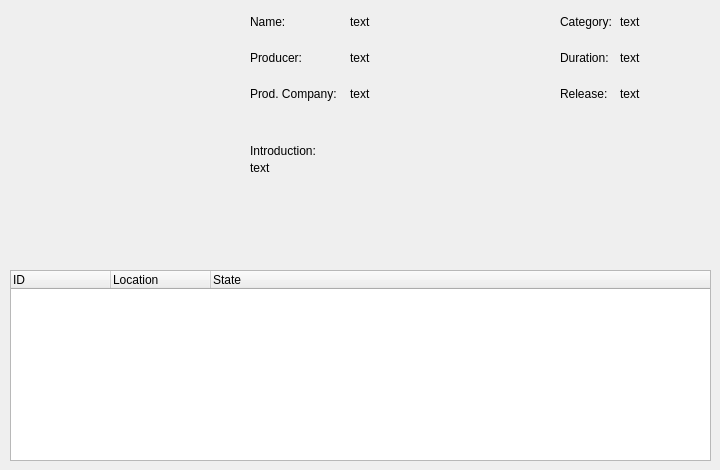
      <widget class="QWidget" name="page_6">
       <widget class="QLabel" name="movieImage">
        <property name="geometry">
         <rect>
          <x>10</x>
          <y>10</y>
          <width>221</width>
          <height>251</height>
         </rect>
        </property>
        <property name="text">
         <string/>
        </property>
       </widget>
       <widget class="QTreeWidget" name="movieStockTree">
        <property name="geometry">
         <rect>
          <x>10</x>
          <y>270</y>
          <width>701</width>
          <height>191</height>
         </rect>
        </property>
        <column>
         <property name="text">
          <string>ID</string>
         </property>
        </column>
        <column>
         <property name="text">
          <string>Location</string>
         </property>
        </column>
        <column>
         <property name="text">
          <string>State</string>
         </property>
        </column>
       </widget>
       <widget class="QLabel" name="movieProducerLabel">
        <property name="geometry">
         <rect>
          <x>350</x>
          <y>50</y>
          <width>171</width>
          <height>16</height>
         </rect>
        </property>
        <property name="text">
         <string>text</string>
        </property>
       </widget>
       <widget class="QLabel" name="label_66">
        <property name="geometry">
         <rect>
          <x>560</x>
          <y>86</y>
          <width>61</width>
          <height>16</height>
         </rect>
        </property>
        <property name="text">
         <string>Release:</string>
        </property>
       </widget>
       <widget class="QLabel" name="label_69">
        <property name="geometry">
         <rect>
          <x>250</x>
          <y>50</y>
          <width>61</width>
          <height>16</height>
         </rect>
        </property>
        <property name="text">
         <string>Producer:</string>
        </property>
       </widget>
       <widget class="QLabel" name="movieProductionCompanyLabel">
        <property name="geometry">
         <rect>
          <x>350</x>
          <y>86</y>
          <width>171</width>
          <height>16</height>
         </rect>
        </property>
        <property name="text">
         <string>text</string>
        </property>
       </widget>
       <widget class="QLabel" name="movieReleaseLabel">
        <property name="geometry">
         <rect>
          <x>620</x>
          <y>86</y>
          <width>91</width>
          <height>16</height>
         </rect>
        </property>
        <property name="text">
         <string>text</string>
        </property>
        <property name="alignment">
         <set>Qt::AlignLeading|Qt::AlignLeft|Qt::AlignVCenter</set>
        </property>
       </widget>
       <widget class="QLabel" name="movieNameLabel">
        <property name="geometry">
         <rect>
          <x>350</x>
          <y>14</y>
          <width>171</width>
          <height>16</height>
         </rect>
        </property>
        <property name="text">
         <string>text</string>
        </property>
       </widget>
       <widget class="QLabel" name="label_67">
        <property name="geometry">
         <rect>
          <x>560</x>
          <y>14</y>
          <width>61</width>
          <height>16</height>
         </rect>
        </property>
        <property name="text">
         <string>Category:</string>
        </property>
       </widget>
       <widget class="QLabel" name="label_65">
        <property name="geometry">
         <rect>
          <x>250</x>
          <y>86</y>
          <width>111</width>
          <height>16</height>
         </rect>
        </property>
        <property name="text">
         <string>Prod. Company:</string>
        </property>
       </widget>
       <widget class="QLabel" name="label_68">
        <property name="geometry">
         <rect>
          <x>250</x>
          <y>14</y>
          <width>61</width>
          <height>16</height>
         </rect>
        </property>
        <property name="text">
         <string>Name:</string>
        </property>
       </widget>
       <widget class="QLabel" name="movieCategoryLabel">
        <property name="geometry">
         <rect>
          <x>620</x>
          <y>14</y>
          <width>91</width>
          <height>16</height>
         </rect>
        </property>
        <property name="text">
         <string>text</string>
        </property>
       </widget>
       <widget class="QLabel" name="movieIntroductionLabel">
        <property name="geometry">
         <rect>
          <x>250</x>
          <y>161</y>
          <width>449</width>
          <height>91</height>
         </rect>
        </property>
        <property name="sizePolicy">
         <sizepolicy hsizetype="Preferred" vsizetype="Minimum">
          <horstretch>0</horstretch>
          <verstretch>0</verstretch>
         </sizepolicy>
        </property>
        <property name="text">
         <string>text</string>
        </property>
        <property name="alignment">
         <set>Qt::AlignLeading|Qt::AlignLeft|Qt::AlignTop</set>
        </property>
        <property name="wordWrap">
         <bool>true</bool>
        </property>
       </widget>
       <widget class="QLabel" name="label_70">
        <property name="geometry">
         <rect>
          <x>250</x>
          <y>140</y>
          <width>449</width>
          <height>21</height>
         </rect>
        </property>
        <property name="text">
         <string>Introduction:</string>
        </property>
       </widget>
       <widget class="QLabel" name="label_71">
        <property name="geometry">
         <rect>
          <x>560</x>
          <y>50</y>
          <width>61</width>
          <height>16</height>
         </rect>
        </property>
        <property name="text">
         <string>Duration:</string>
        </property>
       </widget>
       <widget class="QLabel" name="movieDurationLabel">
        <property name="geometry">
         <rect>
          <x>620</x>
          <y>50</y>
          <width>91</width>
          <height>16</height>
         </rect>
        </property>
        <property name="text">
         <string>text</string>
        </property>
        <property name="alignment">
         <set>Qt::AlignLeading|Qt::AlignLeft|Qt::AlignVCenter</set>
        </property>
       </widget>
      </widget>
